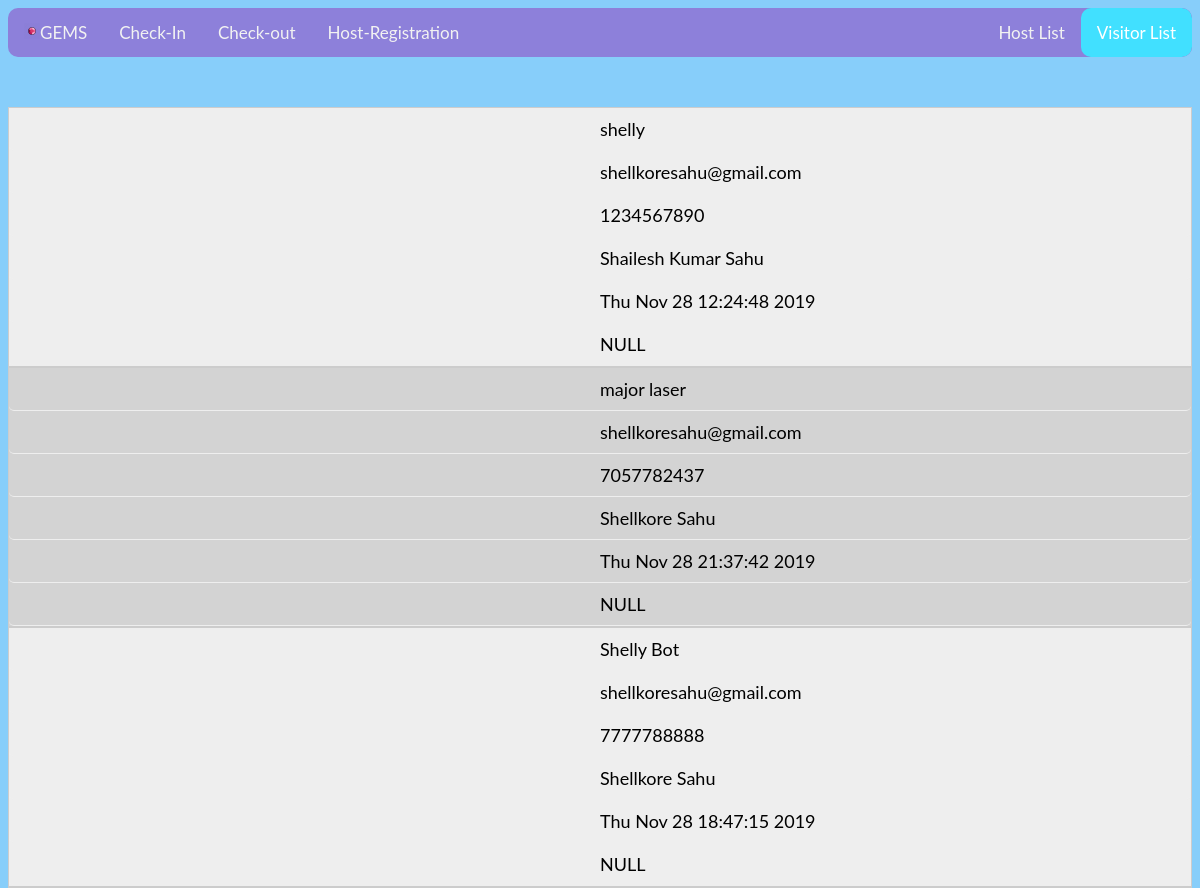
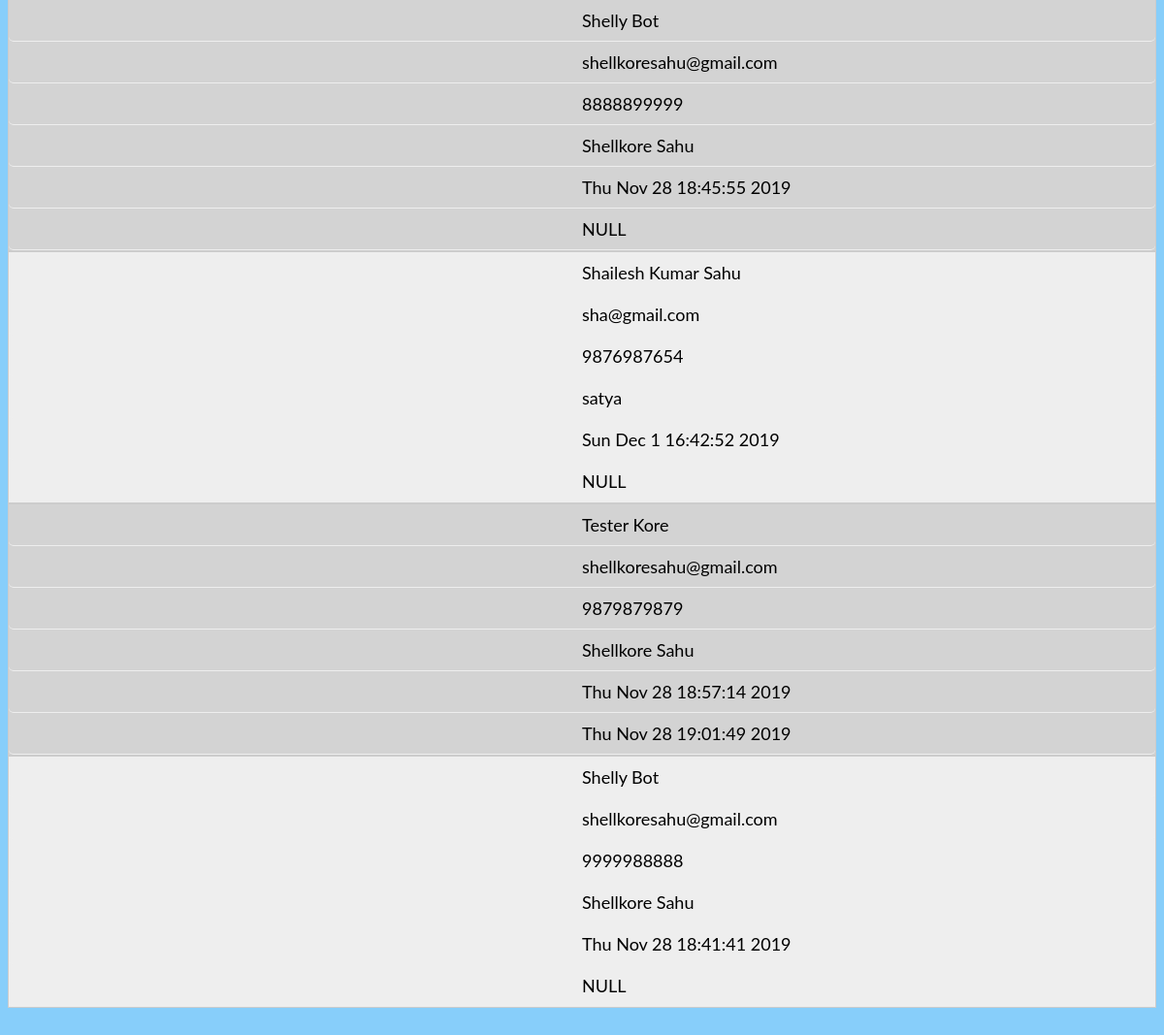
The app's page /visitors, older data (2 pictures, top to bottom).
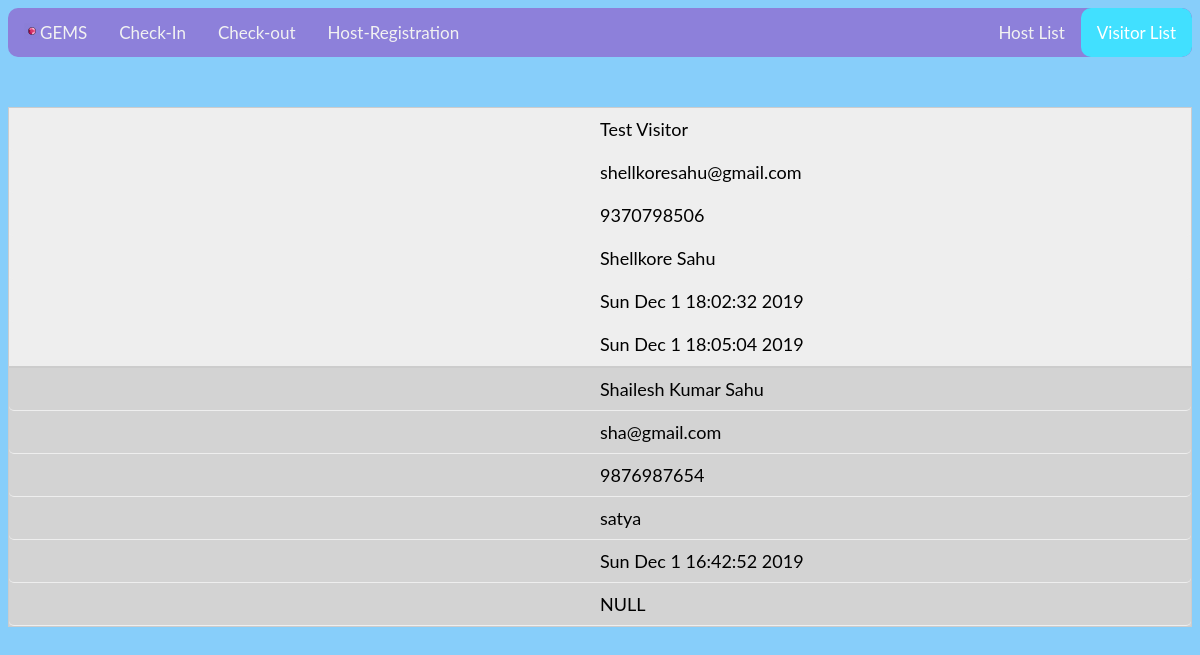
The same page, newer data.
### tables this page shows
CREATE TABLE visitor (name TEXT, email TEXT, phone INTEGER NOT NULL PRIMARY KEY, host TEXT, checkin TEXT, checkout TEXT);

### app.py (the view)
@app.route('/visitors')
def visitors():
   con = sql.connect("database.db")
   con.row_factory = sql.Row
   cur = con.cursor()
   cur.execute("select * from visitor")
   rows = cur.fetchall()
   return render_template("viewV.html",rows = rows)

### templates/viewV.html (shortened to what this page needs)
<!doctype html>
<html>
<head>
    <link rel="stylesheet" type="text/css" href="{{ url_for('static',filename='styles/style.css') }}">
</head>
   <body>
  <div class="topnav">
    <a href="/"><img src="static/gem.png" class="icon">GEMS</a>
  <a  href="{{ url_for('checkin') }}">Check-In</a>
  <a href="{{ url_for('checkout') }}">Check-out</a>
  <a href="{{ url_for('pin') }}">Host-Registration</a>
  <div class="topnav-right">
  <a href="{{ url_for('allhosts') }}">Host List</a>
  <a class='active' href="{{ url_for('visitors') }}">Visitor List</a>
  </div>
</div>
      <main >
      <table>
         {% for row in rows %}
            <tr>
               <td>{{row["name"]}}</td>
               <td>{{row["email"]}}</td>
               <td> {{row["phone"]}}</td>
               <td>{{row["host"]}}</td>
               <td>{{row["checkin"]}}</td>
               <td>{{row["checkout"]}}</td>
            </tr>
         {% endfor %}
      </table>
   </main>
   </body>
</html>

### static/styles/style.css (style rules this page uses)
img { height: 20px; }
.topnav { background-color: #8d80da; overflow: hidden; border-radius: 10px; }
.topnav a { float: left; color: #f2f2f2; text-align: center; padding: 14px 16px; text-decoration: none; font-size: 17px; }
.icon { height: 16px; }
.topnav a.active { background-color: #41e0ff; color: white; border-radius: 10px; }
.topnav-right { float: right; }
body { background-color: rgba(135, 206, 250); font-family: "Lato", "Lucida Grande", "Lucida Sans Unicode", Tahoma, Sans-Serif; }
table { width: 90%; border-collapse: collapse; margin:50px auto; background-color: #D3D3D3; }
tr:nth-of-type(odd) { background: #eee; }
td, th { padding: 10px; border: 1px solid #ccc; text-align: left; font-size: 18px; border-radius: 5px; }
@media only screen and (max-width: 760px),
(min-device-width: 768px) and (max-device-width: 1024px) { table { width: 100%; } }
@media only screen and (max-width: 760px),
(min-device-width: 768px) and (max-device-width: 1024px) { table, thead, tbody, th, td, tr { display: block; } }
@media only screen and (max-width: 760px),
(min-device-width: 768px) and (max-device-width: 1024px) { tr { border: 1px solid #ccc; } }
@media only screen and (max-width: 760px),
(min-device-width: 768px) and (max-device-width: 1024px) { td { border: none; border-bottom: 1px solid #eee; position: relative; padding-left: 50%; } }
@media only screen and (max-width: 760px),
(min-device-width: 768px) and (max-device-width: 1024px) { td:before { position: absolute; top: 6px; left: 6px; width: 45%; padding-right: 10px; white-space: nowrap; content: attr(data-column); color: #000; font-weight: bold; } }

Row changes from the older to the newer data that the page shows:
removed visitor: name "shelly", email "shellkoresahu@gmail.com", phone "1234567890", host "Shailesh Kumar Sahu", checkin "Thu Nov 28 12:24:48 2019", checkout "NULL"
removed visitor: name "major laser", email "shellkoresahu@gmail.com", phone "7057782437", host "Shellkore Sahu", checkin "Thu Nov 28 21:37:42 2019", checkout "NULL"
removed visitor: name "Shelly Bot", email "shellkoresahu@gmail.com", phone "7777788888", host "Shellkore Sahu", checkin "Thu Nov 28 18:47:15 2019", checkout "NULL"
removed visitor: name "Shelly Bot", email "shellkoresahu@gmail.com", phone "8888899999", host "Shellkore Sahu", checkin "Thu Nov 28 18:45:55 2019", checkout "NULL"
removed visitor: name "Tester Kore", email "shellkoresahu@gmail.com", phone "9879879879", host "Shellkore Sahu", checkin "Thu Nov 28 18:57:14 2019", checkout "Thu Nov 28 19:01:49 2019"
removed visitor: name "Shelly Bot", email "shellkoresahu@gmail.com", phone "9999988888", host "Shellkore Sahu", checkin "Thu Nov 28 18:41:41 2019", checkout "NULL"
added visitor: name "Test Visitor", email "shellkoresahu@gmail.com", phone "9370798506", host "Shellkore Sahu", checkin "Sun Dec 1 18:02:32 2019", checkout "Sun Dec 1 18:05:04 2019"
